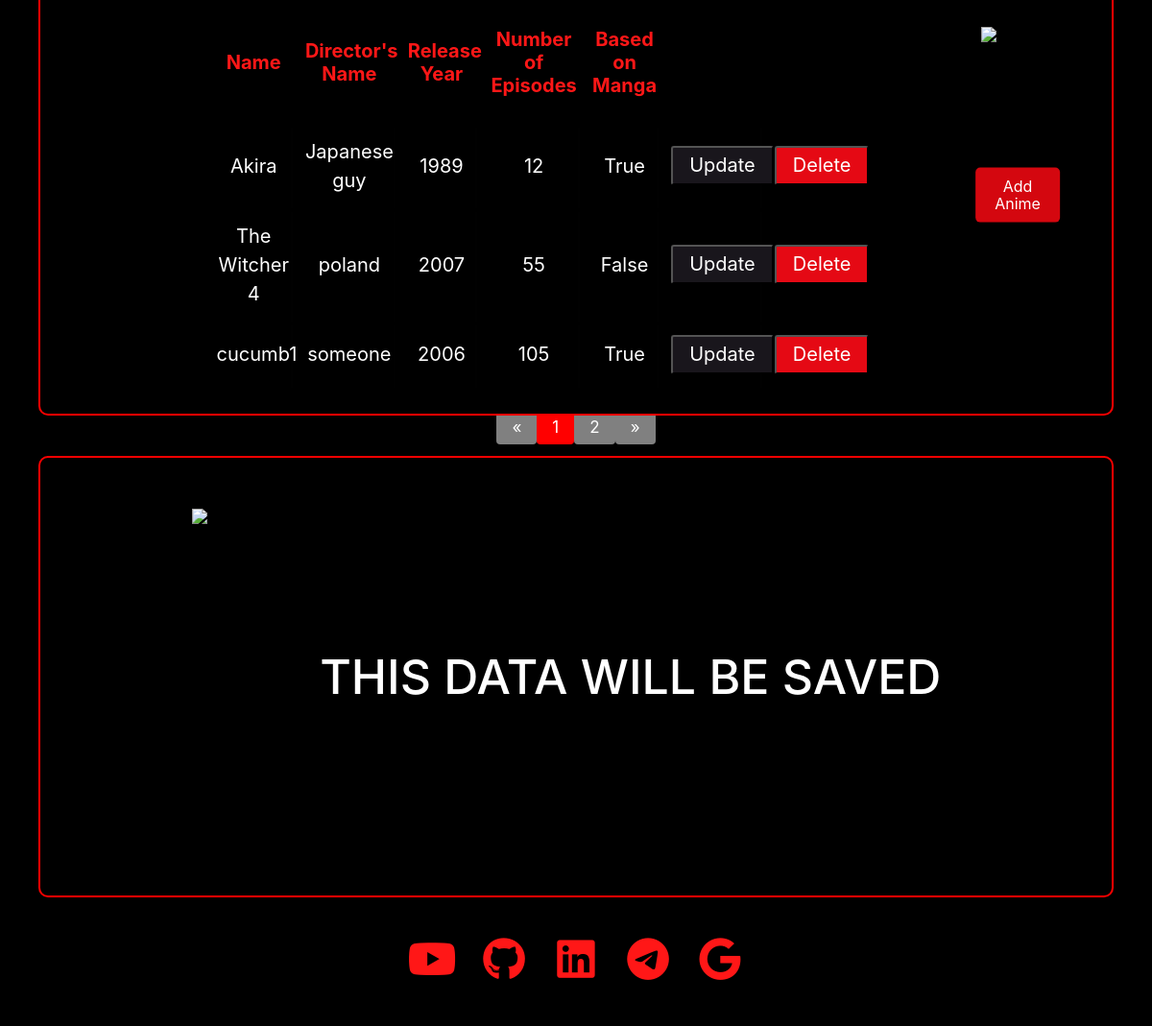
The app's page / (signed in, lower part), older data.
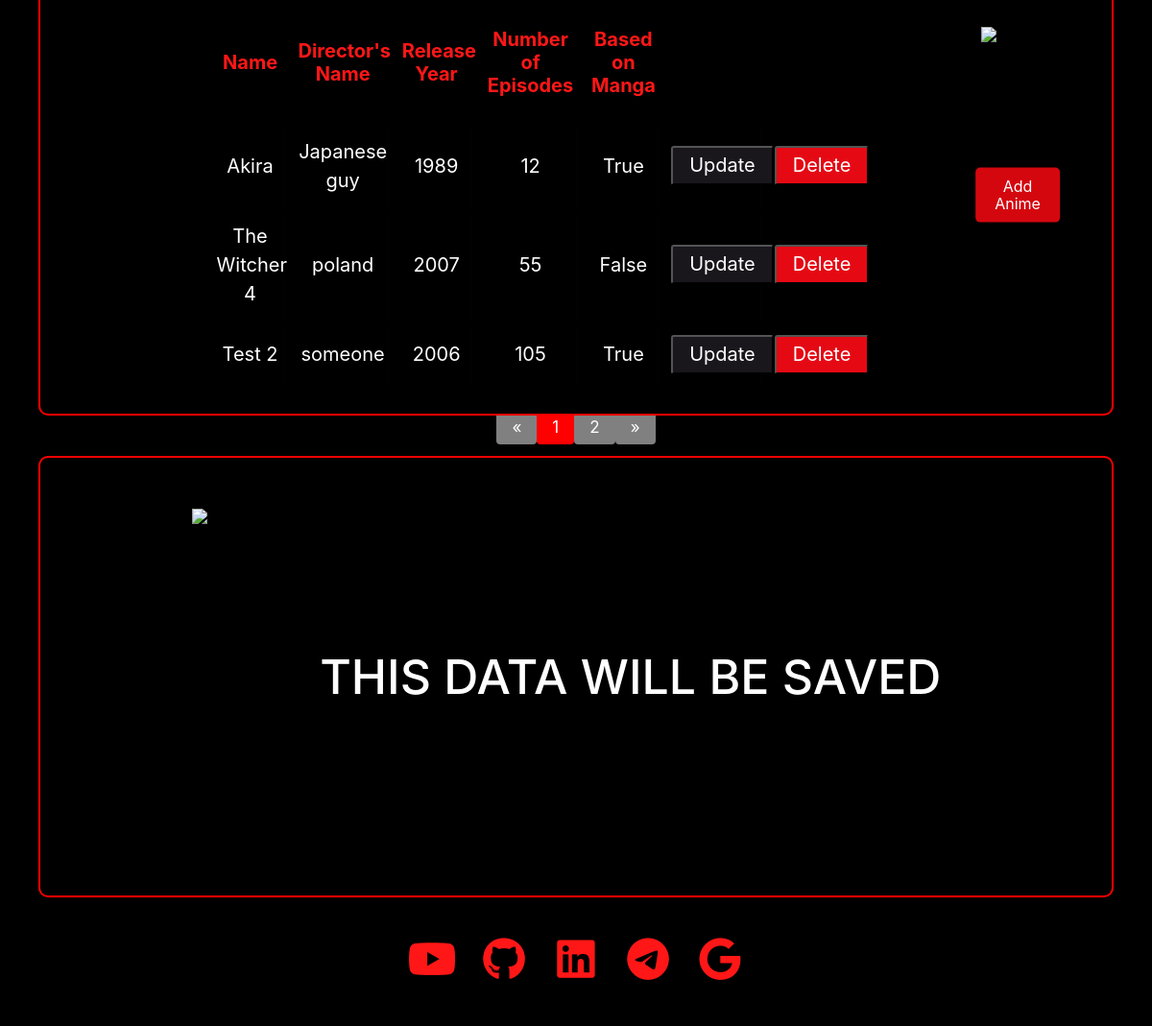
The same page, newer data.
### series/models.py (models this page shows, shortened)
class Anime(models.Model):
    user = models.ForeignKey(User, on_delete=models.CASCADE, null=True, blank=True)
    eng_name = models.CharField(max_length=200, blank=False, null=True)
    director_name = models.CharField(max_length=100, blank=False, null=True)
    release_year = models.IntegerField(blank=True, null=True)
    episodes_number = models.IntegerField(blank=True, null=True)
    is_based_on_manga = models.BooleanField(default=False)

### series/views.py (the view)
# urls.py: path('', HomePageView.as_view(), name='home'),
class HomePageView(TemplateView):
    template_name = 'home.html'
    def get_context_data(self, **kwargs):
        context = super().get_context_data(**kwargs)
        if self.request.user.is_authenticated:
            animes = Anime.objects.filter(user=self.request.user)
        else:
            animes = Anime.objects.none()
        context['animes'] = animes
        paginator = Paginator(animes, 3)  # Show 3 animes per page
        page_number = self.request.GET.get('page')
        page_obj = paginator.get_page(page_number)
        context['page_obj'] = page_obj
        return context

### templates/home.html (shortened to what this page needs)
{% load static %}
<!DOCTYPE html>
<html lang="en">
  <head>
    <link rel="stylesheet" href="https://maxst.icons8.com/vue-static/landings/line-awesome/line-awesome/1.3.0/css/line-awesome.min.css">
    <link rel="stylesheet" href="https://cdnjs.cloudflare.com/ajax/libs/normalize/8.0.1/normalize.css" />
  </head>
  <body>
    <div class="container1">
          <table class="container">
            <thead>
              <tr>
                <th><h1>Name</h1></th>
                <th><h1>Director's Name</h1></th>
                <th><h1>Release Year</h1></th>
                <th><h1>Number of Episodes</h1></th>
                <th><h1>Based on Manga</h1></th>
              </tr>
            </thead>
              {% if page_obj %}
                {% for anime in page_obj %}
                <tr class="white-text">
                  <td>{{ anime.eng_name }}</td>
                  <td>{{ anime.director_name }}</td>
                  <td>{{ anime.release_year }}</td>
                  <td>{{ anime.episodes_number }}</td>
                  <td>{{ anime.is_based_on_manga }}</td>
                  <td><button type="button" class='buttons-update' onclick="location.href='{% url 'update_anime' anime.pk %}'">Update</button></td>
                  <td><button class='buttons-red' onclick="return confirm('Are you sure you want to delete this anime?') ? location.href='{% url 'delete_anime' anime.pk %}' : false;">Delete</button></td>
                </tr>
                <tbody>
              {% endfor %}
            {% else %}
              <tr><td colspan="7">No animes created yet.</td></tr>
            {% endif %}
          </table>
          <div class="image-container">
          <button class="centered-button" onclick="location.href='{% url 'create_anime' %}'">Add Anime</button>
        </div>
        </div>
    {% if page_obj.has_other_pages %}
      <div class="pagination-container">
        <nav aria-label="Pagination">
          <ul class="pagination">
            {% if page_obj.has_previous %}
              <li class="my_page-item">
                <a class="my_page-link" href="?page={{ page_obj.previous_page_number }}" aria-label="Previous">
                  <span aria-hidden="true">&laquo;</span>
                </a>
              </li>
            {% else %}
              <li class="my_page-item disabled">
                <span class="my_page-link" aria-disabled="true">&laquo;</span>
              </li>
            {% endif %}
            {% for i in page_obj.paginator.page_range %}
              {% if page_obj.number == i %}
                <li class="my_page-item active" aria-current="page">
                  <span class="my_page-link">{{ i }}</span>
                </li>
              {% else %}
                <li class="my_page-item">
                  <a class="my_page-link" href="?page={{ i }}">{{ i }}</a>
                </li>
              {% endif %}
            {% endfor %}
            {% if page_obj.has_next %}
              <li class="my_page-item">
                <a class="my_page-link" href="?page={{ page_obj.next_page_number }}" aria-label="Next">
                  <span aria-hidden="true">&raquo;</span>
                </a>
              </li>
            {% else %}
              <li class="my_page-item disabled">
                <span class="my_page-link" aria-disabled="true">&raquo;</span>
              </li>
            {% endif %}
          </ul>
        </nav>
      </div>
    {% endif %}
    <div class="container1">
          <div class="image">
            <img class="logo-left" src="https://assets.nflxext.com/ffe/siteui/acquisition/ourStory/fuji/desktop/mobile.png">
          </div>
          <div class="text">
              <h1 class="big-text-center">THIS DATA WILL BE SAVED</h1>
          </div>
    </div>
        {% include "footer.html" %}
  </body>
</html>

Row changes from the older to the newer data that the page shows:
changed Anime "someone": eng_name "cucumb1" → "Test 2"
